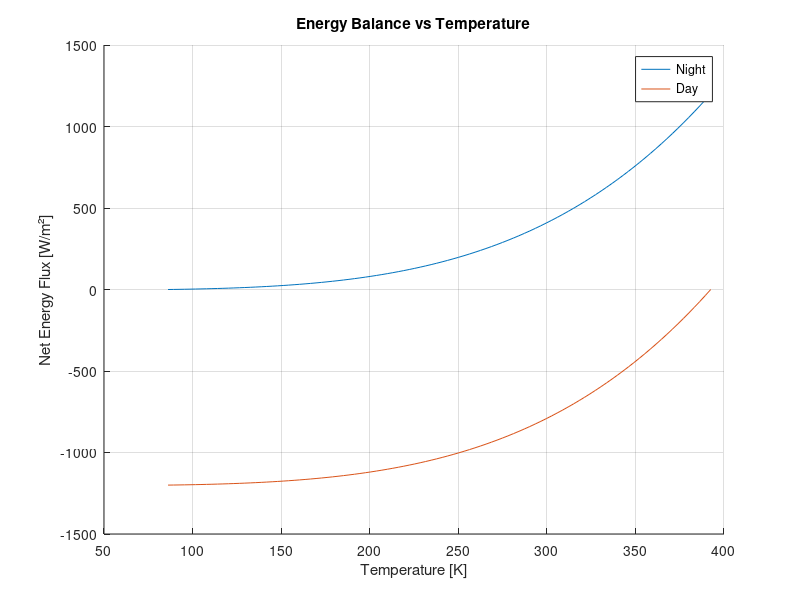

Write the MATLAB code that produced this figure. (Note: this script raises an error after producing the figure.)
%-------------------------------------------------------------------------%
%   __  __    _  _____ _        _    ____    _  _      ____    _ ____     %
%  |  \/  |  / \|_   _| |      / \  | __ )  | || |    / ___|__| |  _ \    %
%  | |\/| | / _ \ | | | |     / _ \ |  _ \  | || |_  | |   / _` | |_) |   %
%  | |  | |/ ___ \| | | |___ / ___ \| |_) | |__   _| | |__| (_| |  __/    %
%  |_|  |_/_/   \_\_| |_____/_/   \_\____/     |_|    \____\__,_|_|       %
%                                                                         %
%-------------------------------------------------------------------------%
%                                                                         %
%   Author: Marco Mehl      <marco.mehl@polimi.it>                        %
%           Timoteo Dinelli <timoteo.dinelli@polimi.it>                   %
%   CRECK Modeling Group <http://creckmodeling.polimi.it>                 %
%   Department of Chemistry, Materials and Chemical Engineering           %
%   Politecnico di Milano                                                 %
%   P.zza Leonardo da Vinci 32, 20133 Milano                              %
%                                                                         %
% ----------------------------------------------------------------------- %
% Clear workspace and command window
clear all; clc;

%% Constants and Parameters
k = 0.005;          % Thermal conductivity [W/mK]
d = 0.30;           % Depth [m]
T0 = 253;           % Temperature at depth [K]
sigma = 5.67e-8;    % Stefan-Boltzmann constant [W/m²K⁴]
emissivity = 0.89;  % Surface emissivity

% Solar flux values [W/m²]
q_solar_day = 1200;
q_solar_night = 0;

%% Define Energy Balance Function
function F = energy_balance(T, q_solar, k, d, T0, sigma, emissivity)
    % Radiative flux out
    q_rad = emissivity * sigma * T^4;
    
    % Conductive flux out
    q_cond = (T - T0) * k/d;
    
    % Energy balance: q_solar = q_rad + q_cond
    F = q_solar - (q_rad + q_cond);
end

%% Solve for Day Temperature
% Initial guess for daytime temperature
T_guess_day = 350;

% Solve using fzero
T_day = fzero(@(T) energy_balance(T, q_solar_day, k, d, T0, sigma, emissivity), T_guess_day);

%% Solve for Night Temperature
% Initial guess for nighttime temperature
T_guess_night = 100;

% Solve using fzero
T_night = fzero(@(T) energy_balance(T, q_solar_night, k, d, T0, sigma, emissivity), T_guess_night);

%% Display Results
fprintf('Lunar Surface Temperature Results:\n')
fprintf('Daytime Temperature: %.1f K (%.1f °C)\n', T_day, T_day - 273.15)
fprintf('Nighttime Temperature: %.1f K (%.1f °C)\n', T_night, T_night - 273.15)

%% Plot Temperature Profile
T = linspace(T_night, T_day, 100);
q_solar_values = [q_solar_night, q_solar_day];

figure;
hold on;
for i = 1:2
    q_rad = emissivity * sigma * T.^4;
    q_cond = (T - T0) * k/d;
    q_total = q_rad + q_cond - q_solar_values(i);
    plot(T, q_total)
end
grid on
xlabel('Temperature [K]')
ylabel('Net Energy Flux [W/m²]')
title('Energy Balance vs Temperature')
legend('Night', 'Day')
yline(0, 'k--', 'Zero Net Flux')
hold off
